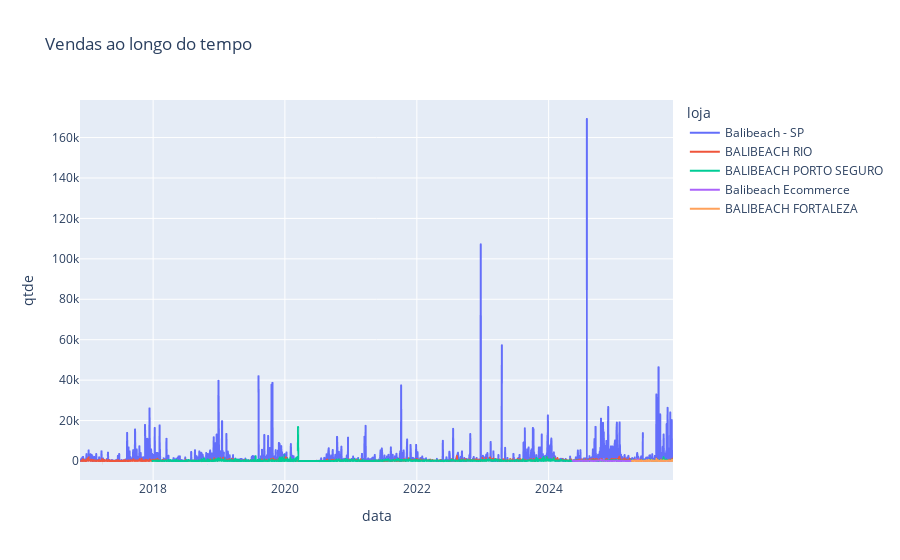

Source (notebook cell):
### Code cell
fig.show()

### Figure 1 — Plotly figure (JSON) as saved in the notebook; plotly's stock layout.template omitted (floating-point values rounded to 4 significant figures; data arrays with more than 128 entries replaced by an {"elided": "..."} marker saying what was removed)
{"data": [{"hovertemplate": "loja=Balibeach - SP<br>data=%{x}<br>qtde=%{y}<extra></extra>", "legendgroup": "Balibeach - SP", "line": {"color": "#636efa", "dash": "solid"}, "marker": {"symbol": "circle"}, "mode": "lines", "name": "Balibeach - SP", "showlegend": true, "type": "scattergl", "x": {"elided": "2488 str values"}, "xaxis": "x", "y": {"elided": "2488 float values"}, "yaxis": "y"}, {"hovertemplate": "loja=BALIBEACH RIO<br>data=%{x}<br>qtde=%{y}<extra></extra>", "legendgroup": "BALIBEACH RIO", "line": {"color": "#EF553B", "dash": "solid"}, "marker": {"symbol": "circle"}, "mode": "lines", "name": "BALIBEACH RIO", "showlegend": true, "type": "scattergl", "x": {"elided": "2548 str values"}, "xaxis": "x", "y": {"elided": "2548 float values"}, "yaxis": "y"}, {"hovertemplate": "loja=BALIBEACH PORTO SEGURO<br>data=%{x}<br>qtde=%{y}<extra></extra>", "legendgroup": "BALIBEACH PORTO SEGURO", "line": {"color": "#00cc96", "dash": "solid"}, "marker": {"symbol": "circle"}, "mode": "lines", "name": "BALIBEACH PORTO SEGURO", "showlegend": true, "type": "scattergl", "x": {"elided": "2463 str values"}, "xaxis": "x", "y": {"elided": "2463 float values"}, "yaxis": "y"}, {"hovertemplate": "loja=Balibeach Ecommerce<br>data=%{x}<br>qtde=%{y}<extra></extra>", "legendgroup": "Balibeach Ecommerce", "line": {"color": "#ab63fa", "dash": "solid"}, "marker": {"symbol": "circle"}, "mode": "lines", "name": "Balibeach Ecommerce", "showlegend": true, "type": "scattergl", "x": ["2024-05-13T00:00:00.000000000", "2024-05-16T00:00:00.000000000", "2024-06-06T00:00:00.000000000", "2024-07-03T00:00:00.000000000", "2024-07-08T00:00:00.000000000", "2024-07-10T00:00:00.000000000", "2024-07-17T00:00:00.000000000", "2024-07-25T00:00:00.000000000", "2024-07-29T00:00:00.000000000", "2024-08-06T00:00:00.000000000", "2024-08-15T00:00:00.000000000", "2024-08-28T00:00:00.000000000", "2024-09-02T00:00:00.000000000", "2024-09-13T00:00:00.000000000", "2024-09-14T00:00:00.000000000", "2024-09-16T00:00:00.000000000", "2024-09-17T00:00:00.000000000", "2024-10-03T00:00:00.000000000", "2024-10-08T00:00:00.000000000", "2024-10-16T00:00:00.000000000", "2024-10-24T00:00:00.000000000", "2024-10-28T00:00:00.000000000", "2024-11-11T00:00:00.000000000", "2024-11-19T00:00:00.000000000", "2024-11-25T00:00:00.000000000", "2024-11-27T00:00:00.000000000", "2024-11-28T00:00:00.000000000", "2024-12-02T00:00:00.000000000", "2024-12-11T00:00:00.000000000", "2024-12-13T00:00:00.000000000", "2024-12-19T00:00:00.000000000", "2024-12-20T00:00:00.000000000", "2025-01-11T00:00:00.000000000", "2025-01-16T00:00:00.000000000", "2025-01-17T00:00:00.000000000", "2025-01-21T00:00:00.000000000", "2025-01-24T00:00:00.000000000", "2025-02-03T00:00:00.000000000", "2025-02-07T00:00:00.000000000", "2025-02-10T00:00:00.000000000", "2025-02-11T00:00:00.000000000", "2025-02-12T00:00:00.000000000", "2025-02-13T00:00:00.000000000", "2025-02-28T00:00:00.000000000", "2025-03-12T00:00:00.000000000", "2025-03-13T00:00:00.000000000", "2025-03-26T00:00:00.000000000", "2025-03-27T00:00:00.000000000", "2025-05-03T00:00:00.000000000", "2025-05-12T00:00:00.000000000", "2025-05-15T00:00:00.000000000", "2025-05-19T00:00:00.000000000", "2025-05-28T00:00:00.000000000", "2025-06-07T00:00:00.000000000", "2025-07-03T00:00:00.000000000", "2025-07-22T00:00:00.000000000", "2025-07-28T00:00:00.000000000", "2025-08-07T00:00:00.000000000", "2025-08-21T00:00:00.000000000", "2025-10-02T00:00:00.000000000", "2025-10-09T00:00:00.000000000", "2025-10-18T00:00:00.000000000", "2025-10-27T00:00:00.000000000", "2025-10-30T00:00:00.000000000", "2025-11-04T00:00:00.000000000", "2025-11-07T00:00:00.000000000"], "xaxis": "x", "y": [250.0, 50.0, 23.0, 191.0, 18.0, 101.0, 135.0, 62.0, 152.0, 1.0, 200.0, 65.0, 1.0, 48.0, 3.0, 40.0, 31.0, 251.0, 10.0, 750.0, 55.0, 362.0, 25.0, 124.0, 30.0, 22.0, 165.0, 55.0, 20.0, 10.0, 10.0, 60.0, 71.0, 272.0, 15.0, 25.0, 2.0, 20.0, 90.0, 30.0, 15.0, 10.0, 62.0, 20.0, 25.0, 62.0, 15.0, 80.0, 302.0, 822.0, 19.0, 1.0, 261.0, 10.0, 200.0, 26.0, 315.0, 67.0, 84.0, 1.0, 1.0, 115.0, 2.0, 116.0, 2.0, 40.0], "yaxis": "y"}, {"hovertemplate": "loja=BALIBEACH FORTALEZA<br>data=%{x}<br>qtde=%{y}<extra></extra>", "legendgroup": "BALIBEACH FORTALEZA", "line": {"color": "#FFA15A", "dash": "solid"}, "marker": {"symbol": "circle"}, "mode": "lines", "name": "BALIBEACH FORTALEZA", "showlegend": true, "type": "scattergl", "x": {"elided": "199 str values"}, "xaxis": "x", "y": {"elided": "199 float values"}, "yaxis": "y"}], "layout": {"legend": {"title": {"text": "loja"}, "tracegroupgap": 0}, "title": {"text": "Vendas ao longo do tempo"}, "xaxis": {"anchor": "y", "domain": [0, 1], "title": {"text": "data"}}, "yaxis": {"anchor": "x", "domain": [0, 1], "title": {"text": "qtde"}}}}
